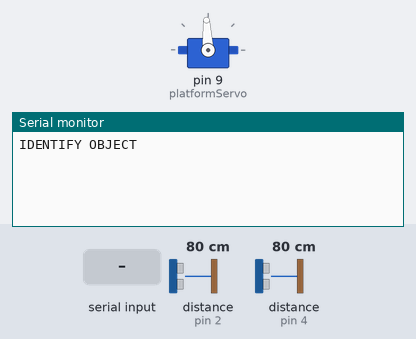
The program below on a simulated Arduino Uno, built with avr-gcc and run on an emulated ATmega328P. On the bench: servo, the last lines printed to the serial monitor. The test bench sets the inputs (shaded band); at power-on: distance to the obstacle (sensors on pin 2, pin 4) 80 cm. The echo pulse lasts 58.3 µs per cm; WiFi joins after 1.5 s; servers stay silent unless stated.

Above: at 3.3 s.
3.4 s: "0\n" received over Serial
At 5.0 s:
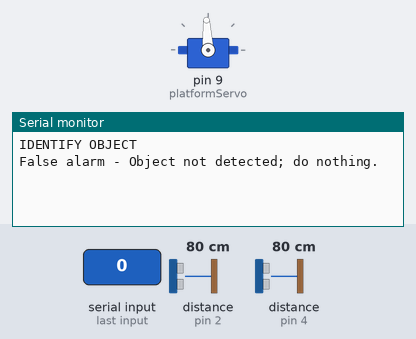
5.8 s: "1\n" received over Serial
At 7.6 s:
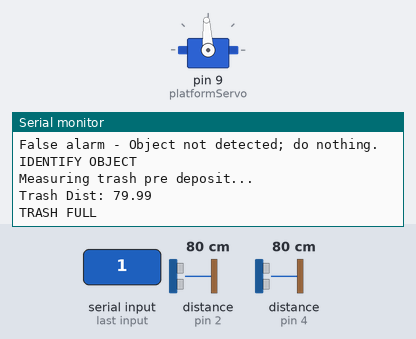
8.3 s: "2\n" received over Serial
At 10.1 s:
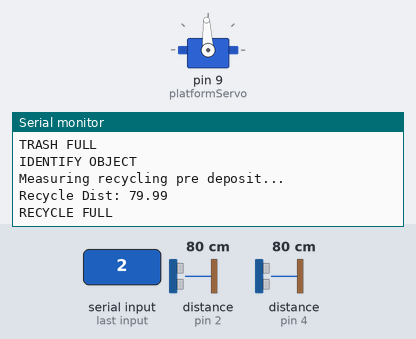

Measured:
- after the input at 3.4 s, the serial monitor: prints a new line after 1.0 s (image 1)
- after the input at 5.8 s, the serial monitor: prints a new line after 1.0 s (image 2)
- after the input at 8.3 s, the serial monitor: prints a new line after 1.0 s (image 3)

The program:

main.cpp
```cpp
#include <Arduino.h>
#include <Servo.h>

// Blynk app info
#define BLYNK_TEMPLATE_ID           "TMPL2CKx0CwnM"
#define BLYNK_TEMPLATE_NAME         "Quickstart Template"
#define BLYNK_AUTH_TOKEN            "OcGax-kct3Ktmzq3aTYigvyxSfFhxScR"
#define BLYNK_PRINT Serial
#define ESP8266_BAUD 115200

#include <SoftwareSerial.h>
#include <ESP8266_Lib.h>
#include <BlynkSimpleShieldEsp8266.h>

// wifi info
char ssid[] = "Ampharos";
char pass[] = "18015EAA86";

SoftwareSerial EspSerial(6, 7); // RX, TX
ESP8266 wifi(&EspSerial);
// BlynkTimer timer;

// servo positions
#define LOW_LIM 10
#define UPP_LIM 180
#define TILT_LEFT 135
#define TILT_RIGHT 45
#define MIDDLE 93

// for ultrasonics
#define SPEED_OF_SOUND  0.0343 // cm/us
#define TRASH_DIST 25
#define RECYCLE_DIST 16.6
#define DEVIATION_TOL 3

//create servo object
Servo platformServo;

// ultrasonic range sensor signal pins
const int trig_recycle = 3;
const int echo_recycle = 2;
const int trig_trash = 5;
const int echo_trash = 4;

// FUNCTION DECLARATIONS:
void rotateServo(int target);
int getObjectID();
float measureRecycle();
float measureTrash();
// python does its own initialization in the background and gets the next image based on serial input from arduino

void setup() {
  Serial.begin(115200);

  // begin ESP8266-01 comms
  EspSerial.begin(ESP8266_BAUD);
  delay(10);
  Blynk.begin(BLYNK_AUTH_TOKEN, wifi, ssid, pass, "blynk.cloud", 80);

  // initialize platform to middle position
  rotateServo(MIDDLE);

  // set pin I/O for ultrasonics
  pinMode(trig_recycle, OUTPUT);
  pinMode(trig_trash, OUTPUT);
  pinMode(echo_recycle, INPUT);
  pinMode(echo_trash, INPUT);
}

//0 is bg, 1 is trash, 2 is recycling
void loop() {
    // wait until an object is placed and detected -- call Python to do this
    int objectID = getObjectID();
    // Serial.println(objectID);
    switch(objectID){
      case 0:
        Serial.println("False alarm - Object not detected; do nothing.");
        break;
      case 1: // trash
        {
          Serial.println("Measuring trash pre deposit...");
          float trashSensor = measureTrash();
          if(trashSensor < (TRASH_DIST - DEVIATION_TOL) || trashSensor > (TRASH_DIST + DEVIATION_TOL)){
            Serial.println("TRASH FULL");
            Blynk.logEvent("trash_bin_full");
          }
          else {
            rotateServo(TILT_RIGHT);
            delay(1500);   // settling time
            rotateServo(MIDDLE);
            delay(500);   // settling time
            Serial.println("Measuring trash post deposit...");
            trashSensor = measureTrash();
          if(trashSensor < (TRASH_DIST - DEVIATION_TOL) || trashSensor > (TRASH_DIST + DEVIATION_TOL)){
              Serial.println("TRASH FULL");
              Blynk.logEvent("trash_bin_full");
            }
          }
        }
        break;
      case 2: // recycle
        {
          Serial.println("Measuring recycling pre deposit...");
          float recycleSensor = measureRecycle();
          if(recycleSensor < (RECYCLE_DIST - DEVIATION_TOL) || recycleSensor > (RECYCLE_DIST + DEVIATION_TOL)){
            Serial.println("RECYCLE FULL");
            Blynk.logEvent("recycle_bin_full");
          }
          else {
            rotateServo(TILT_LEFT);
            delay(1500);   // settling time
            rotateServo(MIDDLE);
            delay(500);   // settling time
            Serial.println("Measuring recycling post deposit...");
            recycleSensor = measureRecycle();
          if(recycleSensor < (RECYCLE_DIST - DEVIATION_TOL) || recycleSensor > (RECYCLE_DIST + DEVIATION_TOL)){
              Serial.println("RECYCLE FULL");
              Blynk.logEvent("recycle_bin_full");
            }
          }
        }
        break;
      default:
        // should never be reached
        break;
    }
  delay(1000);
}


// function to slow down servo motion by commanding in increments with delays
void rotateServo(int target) {
  // (re)initialize servo to pwm pin 9 bc this gets detached to stop motor hum
  platformServo.attach(9);
  // read starting servo position
  int pos = platformServo.read();

  // increment servo pos
  if (target > pos) {
    while (pos < target) {
      pos = pos + 1;
      platformServo.write(pos);
      pos = platformServo.read();
      delay(8);      // 8ms delay
    }
  }
  // decrement servo pos
  else if (target < pos) {
    while (pos > target) {
      pos = pos - 1;
      platformServo.write(pos);
      pos = platformServo.read();
      delay(8);      // 8ms delay
    }
  }
  // needed to hold the final position for a few ms before detaching
  platformServo.write(pos);
  delay(300);
  platformServo.detach();
  return;
}

// prompt Python script to take a picture and identify the object
int getObjectID(){
  // send a string to trigger Python function
  Serial.println("IDENTIFY OBJECT");

  // wait for Python to respond with the object name
	while (!Serial.available()) {
    Blynk.run(); // handshake with Blynk while waiting
  }
	return Serial.readString().toInt();
}

float measureRecycle() {
  // set trig low for 2 us to ensure starting in low
  digitalWrite(trig_recycle, LOW);
  delayMicroseconds(2);

  // set trigger high for 10 us, then low
  digitalWrite(trig_recycle, HIGH);
  delayMicroseconds(10);
  digitalWrite(trig_recycle, LOW);

  // time how long it takes for echo to switch from high to low
  float recycle_duration = pulseIn(echo_recycle, HIGH);

  // divide by 2 for there and back
  float recycle_distance = (recycle_duration*SPEED_OF_SOUND)/2;

  Serial.print("Recycle Dist: ");
  Serial.println(recycle_distance);

  return recycle_distance;
}

float measureTrash() {
  // set trig low for 2 us to ensure starting in low
  digitalWrite(trig_trash, LOW);
  delayMicroseconds(2);

  // set trigger high for 10 us, then low
  digitalWrite(trig_trash, HIGH);
  delayMicroseconds(10);
  digitalWrite(trig_trash, LOW);

  // time how long it takes for echo to switch from high to low
  float trash_duration = pulseIn(echo_trash, HIGH);

  // divide by 2 for there and back
  float trash_distance = (trash_duration*SPEED_OF_SOUND)/2;

  Serial.print("Trash Dist: ");
  Serial.println(trash_distance);

  return trash_distance;
}
```
